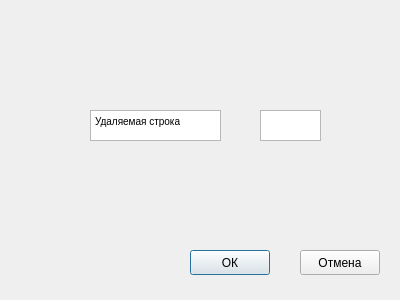
<?xml version="1.0" encoding="UTF-8"?>
<ui version="4.0">
 <class>Delete</class>
 <widget class="QDialog" name="Delete">
  <property name="geometry">
   <rect>
    <x>0</x>
    <y>0</y>
    <width>400</width>
    <height>300</height>
   </rect>
  </property>
  <property name="windowTitle">
   <string>Dialog</string>
  </property>
  <widget class="QTextEdit" name="textEdit">
   <property name="geometry">
    <rect>
     <x>260</x>
     <y>110</y>
     <width>61</width>
     <height>31</height>
    </rect>
   </property>
  </widget>
  <widget class="QTextBrowser" name="textBrowser">
   <property name="geometry">
    <rect>
     <x>90</x>
     <y>110</y>
     <width>131</width>
     <height>31</height>
    </rect>
   </property>
   <property name="html">
    <string>&lt;!DOCTYPE HTML PUBLIC &quot;-//W3C//DTD HTML 4.0//EN&quot; &quot;http://www.w3.org/TR/REC-html40/strict.dtd&quot;&gt;
&lt;html&gt;&lt;head&gt;&lt;meta name=&quot;qrichtext&quot; content=&quot;1&quot; /&gt;&lt;style type=&quot;text/css&quot;&gt;
p, li { white-space: pre-wrap; }
&lt;/style&gt;&lt;/head&gt;&lt;body style=&quot; font-family:'MS Shell Dlg 2'; font-size:7.8pt; font-weight:400; font-style:normal;&quot;&gt;
&lt;p style=&quot; margin-top:0px; margin-bottom:0px; margin-left:0px; margin-right:0px; -qt-block-indent:0; text-indent:0px;&quot;&gt;&lt;span style=&quot; font-family:'MS Shell Dlg 2';&quot;&gt;Удаляемая строка&lt;/span&gt;&lt;/p&gt;&lt;/body&gt;&lt;/html&gt;</string>
   </property>
  </widget>
  <widget class="QPushButton" name="pushButton">
   <property name="geometry">
    <rect>
     <x>190</x>
     <y>250</y>
     <width>80</width>
     <height>25</height>
    </rect>
   </property>
   <property name="text">
    <string>ОК</string>
   </property>
  </widget>
  <widget class="QPushButton" name="pushButton_2">
   <property name="geometry">
    <rect>
     <x>300</x>
     <y>250</y>
     <width>80</width>
     <height>25</height>
    </rect>
   </property>
   <property name="text">
    <string>Отмена</string>
   </property>
  </widget>
 </widget>
 <resources/>
 <connections/>
</ui>
